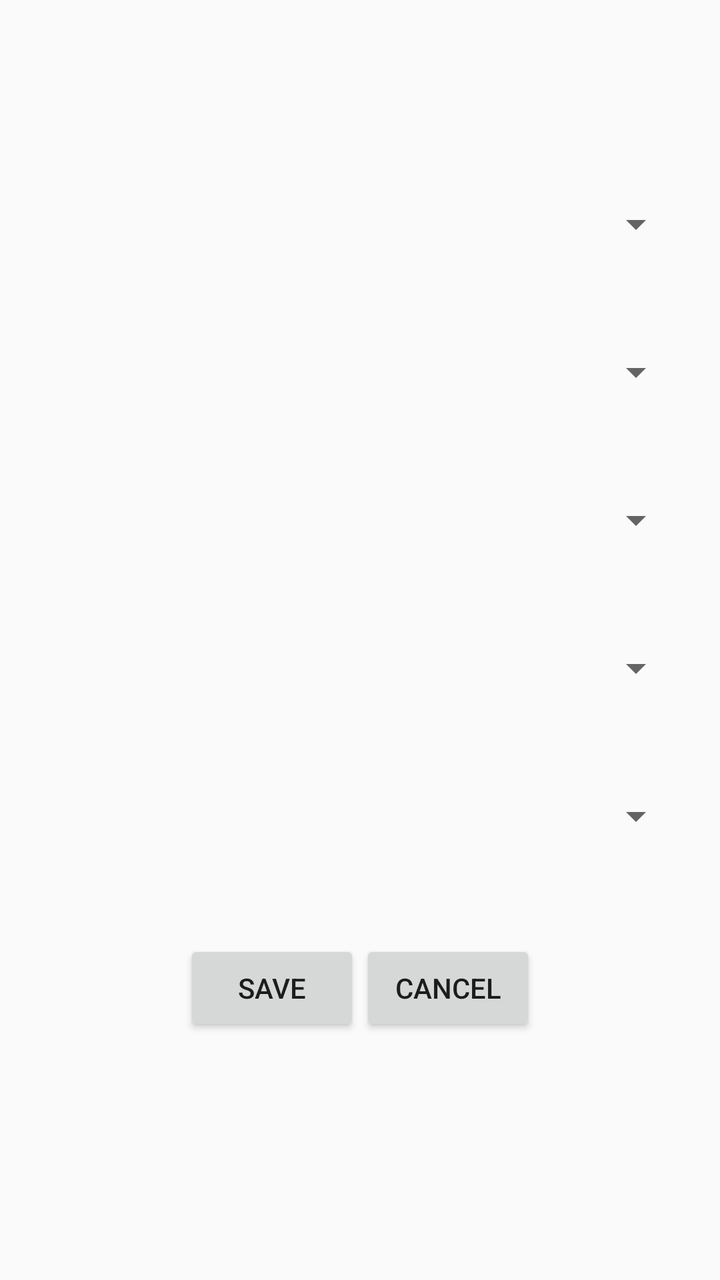
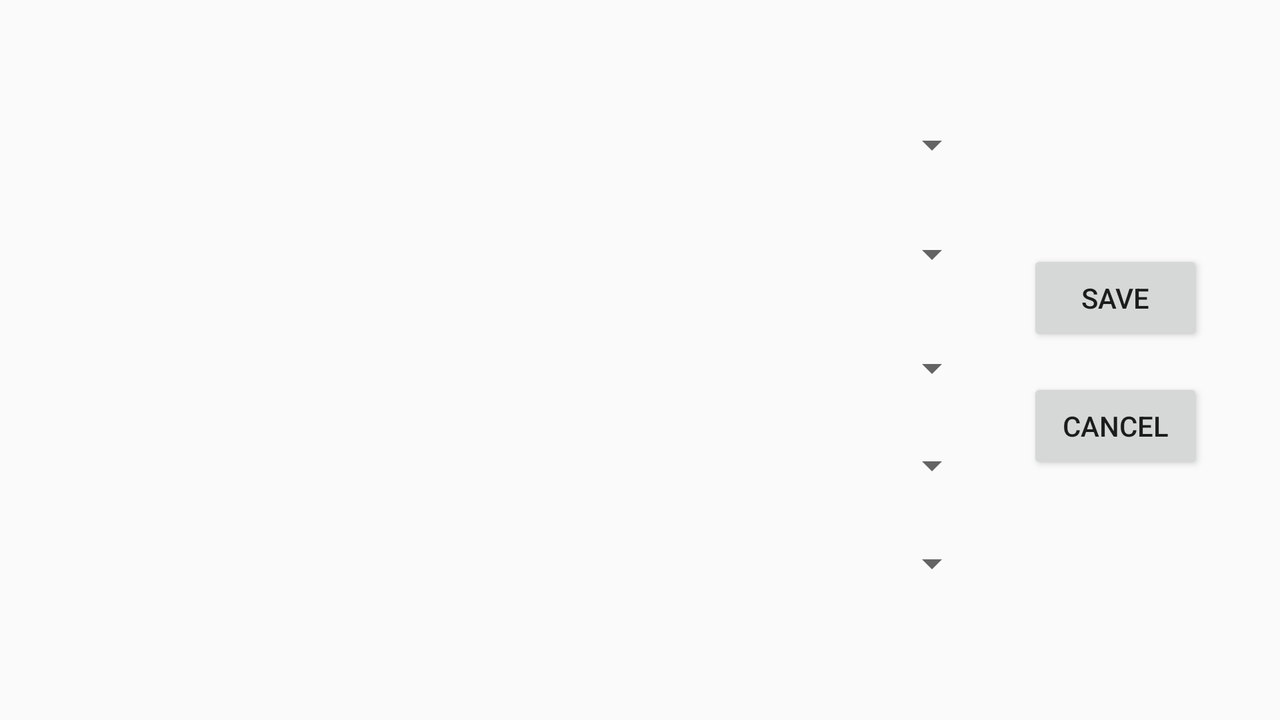

First picture: res/layout/ on a phone held upright. Second picture: the repository's own variant of that layout, on a device whose configuration matches the variant's folder. Source for both follows.
<!-- AndroidManifest.xml: application theme Theme.AppCompat.DayNight -->
<!-- res/layout/activity_pc_part_picker.xml -->
<?xml version="1.0" encoding="utf-8"?>
<RelativeLayout xmlns:android="http://schemas.android.com/apk/res/android"
    xmlns:app="http://schemas.android.com/apk/res-auto"
    xmlns:tools="http://schemas.android.com/tools"
    android:layout_width="match_parent"
    android:layout_height="match_parent"
    tools:context=".PcPartPickerActivity">

    <Spinner
        android:id="@+id/cpuSpinner"
        android:layout_width="match_parent"
        android:layout_height="wrap_content"
        android:layout_marginLeft="18dp"
        android:layout_marginTop="100dp"
        android:layout_marginRight="18dp" />

    <Spinner
        android:id="@+id/motherBoardSpinner"
        android:layout_width="match_parent"
        android:layout_height="wrap_content"
        android:layout_below="@+id/cpuSpinner"
        android:layout_marginLeft="18dp"
        android:layout_marginTop="50dp"
        android:layout_marginRight="18dp" />

    <Spinner
        android:id="@+id/ramSpinner"
        android:layout_width="match_parent"
        android:layout_height="wrap_content"
        android:layout_below="@+id/motherBoardSpinner"
        android:layout_marginLeft="18dp"
        android:layout_marginTop="50dp"
        android:layout_marginRight="18dp" />

    <Spinner
        android:id="@+id/gpuSpinner"
        android:layout_width="match_parent"
        android:layout_height="wrap_content"
        android:layout_below="@+id/ramSpinner"
        android:layout_marginLeft="18dp"
        android:layout_marginTop="50dp"
        android:layout_marginRight="18dp" />

    <Spinner
        android:id="@+id/storageSpinner"
        android:layout_width="match_parent"
        android:layout_height="wrap_content"
        android:layout_below="@+id/gpuSpinner"
        android:layout_marginLeft="18dp"
        android:layout_marginTop="50dp"
        android:layout_marginRight="18dp" />

    <LinearLayout
        android:layout_width="wrap_content"
        android:layout_height="wrap_content"
        android:layout_below="@+id/storageSpinner"
        android:layout_centerHorizontal="true"
        android:layout_marginTop="50dp"
        android:orientation="horizontal">

        <Button
            android:id="@+id/saveButton"
            android:layout_width="wrap_content"
            android:layout_height="wrap_content"
            android:text="@string/save"
            android:onClick="savePick"/>
        <Button
            android:id="@+id/cancelButton"
            android:layout_width="wrap_content"
            android:layout_height="wrap_content"
            android:text="@string/cancel"
            android:onClick="cancel"/>
    </LinearLayout>

</RelativeLayout>
<!-- resources referenced by this layout -->
<resources>
  <string name="cancel">Cancel</string>
  <string name="save">Save</string>
</resources>
<!-- res/layout-land/activity_pc_part_picker.xml (the author's variant of the layout above) -->
<!-- drawn on the phone turned sideways -->
<?xml version="1.0" encoding="utf-8"?>
<androidx.constraintlayout.widget.ConstraintLayout
    xmlns:android="http://schemas.android.com/apk/res/android"
    xmlns:app="http://schemas.android.com/apk/res-auto"
    xmlns:tools="http://schemas.android.com/tools"
    android:layout_width="match_parent"
    android:layout_height="match_parent"
    tools:context=".PcPartPickerActivity">

    <Spinner
        android:id="@+id/cpuSpinner"
        android:layout_width="480dp"
        android:layout_height="wrap_content"
        app:layout_constraintBottom_toBottomOf="parent"
        app:layout_constraintEnd_toEndOf="parent"
        app:layout_constraintHorizontal_bias="0.063"
        app:layout_constraintStart_toStartOf="parent"
        app:layout_constraintTop_toTopOf="parent"
        app:layout_constraintVertical_bias="0.18" />

    <Spinner
        android:id="@+id/motherBoardSpinner"
        android:layout_width="480dp"
        android:layout_height="wrap_content"
        app:layout_constraintBottom_toBottomOf="parent"
        app:layout_constraintEnd_toEndOf="parent"
        app:layout_constraintHorizontal_bias="0.063"
        app:layout_constraintStart_toStartOf="parent"
        app:layout_constraintTop_toBottomOf="@+id/cpuSpinner"
        app:layout_constraintVertical_bias="0.122" />

    <Spinner
        android:id="@+id/ramSpinner"
        android:layout_width="480dp"
        android:layout_height="wrap_content"
        app:layout_constraintBottom_toBottomOf="parent"
        app:layout_constraintEnd_toEndOf="parent"
        app:layout_constraintHorizontal_bias="0.063"
        app:layout_constraintStart_toStartOf="parent"
        app:layout_constraintTop_toBottomOf="@+id/motherBoardSpinner"
        app:layout_constraintVertical_bias="0.167" />

    <Spinner
        android:id="@+id/gpuSpinner"
        android:layout_width="480dp"
        android:layout_height="wrap_content"
        app:layout_constraintBottom_toBottomOf="parent"
        app:layout_constraintEnd_toEndOf="parent"
        app:layout_constraintHorizontal_bias="0.063"
        app:layout_constraintStart_toStartOf="parent"
        app:layout_constraintTop_toBottomOf="@+id/ramSpinner"
        app:layout_constraintVertical_bias="0.176" />

    <Spinner
        android:id="@+id/storageSpinner"
        android:layout_width="480dp"
        android:layout_height="wrap_content"
        app:layout_constraintBottom_toBottomOf="parent"
        app:layout_constraintEnd_toEndOf="parent"
        app:layout_constraintHorizontal_bias="0.063"
        app:layout_constraintStart_toStartOf="parent"
        app:layout_constraintTop_toBottomOf="@+id/gpuSpinner"
        app:layout_constraintVertical_bias="0.275" />

    <LinearLayout
        android:layout_width="wrap_content"
        android:layout_height="wrap_content"
        android:orientation="vertical"
        app:layout_constraintBottom_toBottomOf="parent"
        app:layout_constraintEnd_toEndOf="parent"
        app:layout_constraintHorizontal_bias="0.343"
        app:layout_constraintStart_toEndOf="@+id/ramSpinner"
        app:layout_constraintTop_toTopOf="parent"
        app:layout_constraintVertical_bias="0.505">

        <Button
            android:id="@+id/saveButton"
            android:layout_width="wrap_content"
            android:layout_height="wrap_content"
            android:layout_margin="8dp"
            android:onClick="savePick"
            android:text="@string/save" />

        <Button
            android:id="@+id/cancelButton"
            android:layout_width="wrap_content"
            android:layout_height="wrap_content"
            android:layout_margin="8dp"
            android:onClick="cancel"
            android:text="@string/cancel" />
    </LinearLayout>

</androidx.constraintlayout.widget.ConstraintLayout>
